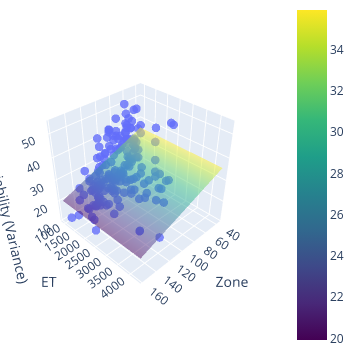

The notebook cell saved with this chart:
### Code cell
import plotly.graph_objects as go
import statsmodels.api as sm

fig = go.Figure()

zoom_distance = 2

# fit variance by zone and speed linearly
fig.add_trace(go.Scatter3d(
    x=grouped_distances['zone'],
    y=grouped_distances['ET'],
    z=grouped_distances['variance'],
    mode='markers',
    marker=dict(
        size=5,
        # color=grouped_distances['SubNum'],  # Color by SubNum
        colorscale='Viridis',
        opacity=0.8
    ),
    name='Force Variability'
))

# fit a plane to the data
X = grouped_distances[['zone', 'ET']]
Y = grouped_distances['variance']
X = sm.add_constant(X)  # Add a constant term for the intercept
model = sm.OLS(Y, X).fit()
# Create a grid of values for zone and speed
zone_range = np.linspace(grouped_distances['zone'].min(), grouped_distances['zone'].max(), 10)
speed_range = np.linspace(grouped_distances['ET'].min(), grouped_distances['ET'].max(), 10)
zone_grid, speed_grid = np.meshgrid(zone_range, speed_range)
# Predict variance values on the grid
X_pred = sm.add_constant(pd.DataFrame({
    'zone': zone_grid.ravel(),
    'ET': speed_grid.ravel()
}))
Y_pred = model.predict(X_pred)
# Reshape predictions to match the grid shape
Y_pred_grid = Y_pred.values.reshape(zone_grid.shape)
# Add the regression plane to the plot
fig.add_trace(go.Surface(
    x=zone_grid,
    y=speed_grid,
    z=Y_pred_grid,
    colorscale='Viridis',
    opacity=0.5,
     name='Regression Plane'
))

fig.update_layout(
    scene=dict(
        xaxis_title='Zone',
        yaxis_title='ET',
        zaxis_title='Force Variability (Variance)',
        camera=dict(eye=dict(x=zoom_distance, y=zoom_distance, z=zoom_distance))
    ),
    width = 350,
    height = 350,
    margin=dict(l=0, r=0, b=0, t=0)
)

### Figure 1 — Plotly figure (JSON) as saved in the notebook; plotly's stock layout.template omitted (floating-point values rounded to 4 significant figures; data arrays with more than 128 entries replaced by an {"elided": "..."} marker saying what was removed)
{"data": [{"marker": {"colorscale": [[0, "#440154"], [0.1111, "#482878"], [0.2222, "#3e4989"], [0.3333, "#31688e"], [0.4444, "#26828e"], [0.5556, "#1f9e89"], [0.6667, "#35b779"], [0.7778, "#6ece58"], [0.8889, "#b5de2b"], [1, "#fde725"]], "opacity": 0.8, "size": 5}, "mode": "markers", "name": "Force Variability", "type": "scatter3d", "x": {"elided": "176 int values"}, "y": {"elided": "176 float values"}, "z": {"elided": "176 float values"}}, {"colorscale": [[0, "#440154"], [0.1111, "#482878"], [0.2222, "#3e4989"], [0.3333, "#31688e"], [0.4444, "#26828e"], [0.5556, "#1f9e89"], [0.6667, "#35b779"], [0.7778, "#6ece58"], [0.8889, "#b5de2b"], [1, "#fde725"]], "name": "Regression Plane", "opacity": 0.5, "type": "surface", "x": [[36, 49.56, 63.11, 76.67, 90.22, 103.8, 117.3, 130.9, 144.4, 158], [36, 49.56, 63.11, 76.67, 90.22, 103.8, 117.3, 130.9, 144.4, 158], [36, 49.56, 63.11, 76.67, 90.22, 103.8, 117.3, 130.9, 144.4, 158], [36, 49.56, 63.11, 76.67, 90.22, 103.8, 117.3, 130.9, 144.4, 158], [36, 49.56, 63.11, 76.67, 90.22, 103.8, 117.3, 130.9, 144.4, 158], [36, 49.56, 63.11, 76.67, 90.22, 103.8, 117.3, 130.9, 144.4, 158], [36, 49.56, 63.11, 76.67, 90.22, 103.8, 117.3, 130.9, 144.4, 158], [36, 49.56, 63.11, 76.67, 90.22, 103.8, 117.3, 130.9, 144.4, 158], [36, 49.56, 63.11, 76.67, 90.22, 103.8, 117.3, 130.9, 144.4, 158], [36, 49.56, 63.11, 76.67, 90.22, 103.8, 117.3, 130.9, 144.4, 158]], "y": [[926.7, 926.7, 926.7, 926.7, 926.7, 926.7, 926.7, 926.7, 926.7, 926.7], [1305.0, 1305.0, 1305.0, 1305.0, 1305.0, 1305.0, 1305.0, 1305.0, 1305.0, 1305.0], [1684.0, 1684.0, 1684.0, 1684.0, 1684.0, 1684.0, 1684.0, 1684.0, 1684.0, 1684.0], [2063.0, 2063.0, 2063.0, 2063.0, 2063.0, 2063.0, 2063.0, 2063.0, 2063.0, 2063.0], [2442.0, 2442.0, 2442.0, 2442.0, 2442.0, 2442.0, 2442.0, 2442.0, 2442.0, 2442.0], [2821.0, 2821.0, 2821.0, 2821.0, 2821.0, 2821.0, 2821.0, 2821.0, 2821.0, 2821.0], [3200.0, 3200.0, 3200.0, 3200.0, 3200.0, 3200.0, 3200.0, 3200.0, 3200.0, 3200.0], [3578.0, 3578.0, 3578.0, 3578.0, 3578.0, 3578.0, 3578.0, 3578.0, 3578.0, 3578.0], [3957.0, 3957.0, 3957.0, 3957.0, 3957.0, 3957.0, 3957.0, 3957.0, 3957.0, 3957.0], [4336, 4336, 4336, 4336, 4336, 4336, 4336, 4336, 4336, 4336]], "z": [[35.92, 34.17, 32.42, 30.68, 28.93, 27.18, 25.44, 23.69, 21.94, 20.2], [35.89, 34.14, 32.39, 30.65, 28.9, 27.15, 25.41, 23.66, 21.91, 20.17], [35.86, 34.11, 32.36, 30.62, 28.87, 27.12, 25.38, 23.63, 21.88, 20.14], [35.83, 34.08, 32.33, 30.59, 28.84, 27.09, 25.35, 23.6, 21.85, 20.11], [35.8, 34.05, 32.3, 30.56, 28.81, 27.06, 25.32, 23.57, 21.82, 20.08], [35.77, 34.02, 32.28, 30.53, 28.78, 27.04, 25.29, 23.54, 21.8, 20.05], [35.74, 33.99, 32.25, 30.5, 28.75, 27.01, 25.26, 23.51, 21.77, 20.02], [35.71, 33.96, 32.22, 30.47, 28.72, 26.98, 25.23, 23.48, 21.74, 19.99], [35.68, 33.93, 32.19, 30.44, 28.69, 26.95, 25.2, 23.45, 21.71, 19.96], [35.65, 33.9, 32.16, 30.41, 28.66, 26.92, 25.17, 23.42, 21.68, 19.93]]}], "layout": {"height": 350, "margin": {"b": 0, "l": 0, "r": 0, "t": 0}, "scene": {"camera": {"eye": {"x": 2, "y": 2, "z": 2}}, "xaxis": {"title": {"text": "Zone"}}, "yaxis": {"title": {"text": "ET"}}, "zaxis": {"title": {"text": "Force Variability (Variance)"}}}, "width": 350}}
